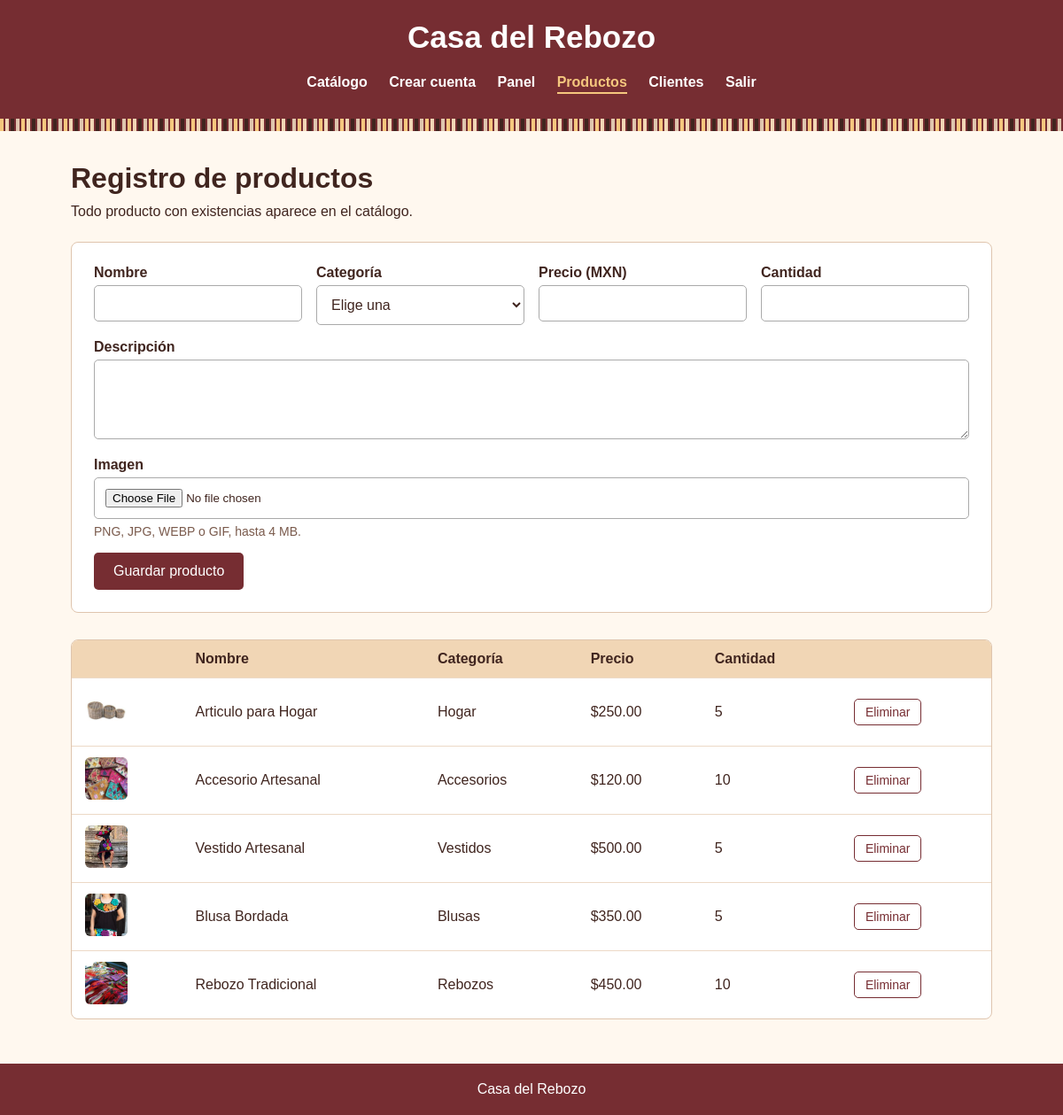
/productos (signed in), run on the app's committed database.
### tables this page shows
CREATE TABLE productos(
            id INTEGER PRIMARY KEY AUTOINCREMENT,
            nombre TEXT NOT NULL,
            descripcion TEXT DEFAULT '',
            precio REAL NOT NULL,
            cantidad INTEGER NOT NULL,
            categoria TEXT NOT NULL,
            imagen TEXT DEFAULT ''
        );

### app.py (the view, shortened to what this page needs)
@app.route("/productos", methods=["GET", "POST"])
@admin_requerido
def productos():
    lista = db().execute("SELECT * FROM productos ORDER BY id DESC").fetchall()
    return render_template("productos.html", lista=lista,
                           categorias=CATEGORIAS)

### app.py (called while the page is built)
def db():
    if "db" not in g:
        g.db = sqlite3.connect(DB)
        g.db.row_factory = sqlite3.Row
    return g.db

@app.teardown_appcontext
def cerrar_db(_):
    conexion = g.pop("db", None)
    if conexion:
        conexion.close()

def admin_requerido(vista):
    @wraps(vista)
    def envoltura(*a, **k):
        if not session.get("admin"):
            flash("Inicia sesión para entrar al panel.", "error")
            return redirect(url_for("login"))
        return vista(*a, **k)
    return envoltura

@app.template_filter("pesos")
def pesos(valor):
    return f"${valor:,.2f}"

### templates/productos.html (shortened to what this page needs)
<!DOCTYPE html>
<html lang="es">
<head>
  <link rel="stylesheet" href="{{ url_for('static', filename='estilos.css') }}">
</head>
<body>
  <header class="encabezado">
    <div class="barra">
      <a class="marca" href="{{ url_for('catalogo') }}">Casa del Rebozo</a>
      <nav class="menu">
        <a href="{{ url_for('catalogo') }}">Catálogo</a>
        <a href="{{ url_for('registro') }}">Crear cuenta</a>
        {% if session.admin %}
        <a href="{{ url_for('panel') }}">Panel</a>
        <a href="{{ url_for('productos') }}" class="activo">Productos</a>
        <a href="{{ url_for('clientes') }}">Clientes</a>
        <a href="{{ url_for('salir') }}">Salir</a>
        {% else %}
        <a href="{{ url_for('login') }}">Administrador</a>
        {% endif %}
      </nav>
    </div>
    <div class="flecos"></div>
  </header>
  <main>
    <h1>Registro de productos</h1>
    <p class="intro">Todo producto con existencias aparece en el catálogo.</p>
    <form class="formulario ancho" method="post" enctype="multipart/form-data">
      <div class="campos">
        <div class="campos dos">
          <div>
            <label for="nombre">Nombre</label>
            <input id="nombre" name="nombre" type="text" required>
          </div>
          <div>
            <label for="categoria">Categoría</label>
            <select id="categoria" name="categoria" required>
              <option value="" disabled selected>Elige una</option>
            </select>
          </div>
          <div>
            <label for="precio">Precio (MXN)</label>
            <input id="precio" name="precio" type="number" step="0.01" min="0.01" required>
          </div>
          <div>
            <label for="cantidad">Cantidad</label>
            <input id="cantidad" name="cantidad" type="number" step="1" min="0" required>
          </div>
        </div>
        <div>
          <label for="descripcion">Descripción</label>
          <textarea id="descripcion" name="descripcion"></textarea>
        </div>
        <div>
          <label for="imagen">Imagen</label>
          <input id="imagen" name="imagen" type="file" accept="image/*">
          <p class="ayuda">PNG, JPG, WEBP o GIF, hasta 4 MB.</p>
        </div>
        <div><button class="boton" type="submit">Guardar producto</button></div>
      </div>
    </form>
    {% if lista %}
    <div class="tabla-caja">
      <table>
        <thead><tr><th></th><th>Nombre</th><th>Categoría</th><th>Precio</th><th>Cantidad</th><th></th></tr></thead>
        <tbody>
          {% for p in lista %}
          <tr>
            <td>{% if p.imagen %}<img src="{{ url_for('static', filename='uploads/' ~ p.imagen) }}" alt="">{% endif %}</td>
            <td>{{ p.nombre }}</td>
            <td>{{ p.categoria }}</td>
            <td>{{ p.precio|pesos }}</td>
            <td>{{ p.cantidad }}</td>
            <td>
              <form method="post" action="{{ url_for('eliminar_producto', pid=p.id) }}" onsubmit="return confirm('¿Eliminar este producto?');">
                <button class="boton peligro" type="submit">Eliminar</button>
              </form>
            </td>
          </tr>
          {% endfor %}
        </tbody>
      </table>
    </div>
    {% else %}
    <p class="vacio" style="margin-top:2rem">Aún no hay productos. Registra el primero con el formulario.</p>
    {% endif %}
  </main>
  <footer class="pie">Casa del Rebozo</footer>
</body>
</html>

### static/estilos.css (style rules this page uses)
* { margin: 0; padding: 0; box-sizing: border-box; }
body { font-family: Arial, sans-serif; background-color: #fff8ef; color: #40251f; }
header { background-color: #762d32; color: white; text-align: center; padding: 25px; }
nav { margin-top: 20px; }
nav a { color: white; text-decoration: none; margin: 10px; font-weight: bold; }
.boton { display: inline-block; background-color: #762d32; color: white; padding: 12px 22px; border-radius: 5px; text-decoration: none; }
form { max-width: 300px; margin: auto; }
input { width: 100%; padding: 12px; margin-bottom: 12px; border: 1px solid #aaa; border-radius: 5px; }
button { background-color: #762d32; color: white; border: none; padding: 12px; border-radius: 5px; cursor: pointer; }
footer { background-color: #762d32; color: white; text-align: center; padding: 20px; }
h1 { font-size: 32px; margin-bottom: 10px; }
a { color: #762d32; }
header.encabezado { padding: 0; }
.barra { padding: 22px 20px 18px; }
.marca { color: white; text-decoration: none; font-size: 35px; font-weight: bold; display: block; margin-bottom: 4px; }
.menu { margin-top: 12px; }
.menu a { display: inline-block; padding-bottom: 2px; }
.menu a.activo { color: #f5c77e; border-bottom: 2px solid #f5c77e; }
.flecos { height: 14px; background: repeating-linear-gradient(90deg, #f5c77e 0 6px, #f1d6b5 6px 12px, #40251f 12px 18px, #dfc5ae 18px 24px); -webkit-mask: repeating-linear-gradient(90deg, #000 0 4px, transparent 4px 6px); mask: repeating-linear-gradient(90deg, #000 0 4px, transparent 4px 6px); }
main { max-width: 1080px; margin: 0 auto; padding: 35px 20px 50px; }
.intro { max-width: 60ch; margin-bottom: 25px; }
.pie { padding: 20px; }
.formulario { background: white; border: 1px solid #dfc5ae; border-radius: 8px; padding: 25px; max-width: 520px; margin: 0; }
.formulario.ancho { max-width: none; }
.campos { display: grid; gap: 4px; }
.campos.dos { grid-template-columns: repeat(auto-fit, minmax(200px, 1fr)); column-gap: 16px; }
label { display: block; font-weight: bold; margin-bottom: 5px; }
select, textarea { width: 100%; padding: 12px; margin-bottom: 12px; border: 1px solid #aaa; border-radius: 5px; font: inherit; background: white; color: #40251f; }
textarea { min-height: 90px; resize: vertical; }
.ayuda { font-size: 14px; margin: -6px 0 12px; color: #7a5a4c; }
button.boton, .boton { border: none; font: inherit; cursor: pointer; }
.boton.peligro { background: transparent; color: #762d32; border: 1px solid #762d32; padding: 6px 12px; font-size: 14px; }
td form { max-width: none; margin: 0; }
.tabla-caja { overflow-x: auto; margin-top: 30px; border: 1px solid #dfc5ae; border-radius: 8px; background: white; }
table { width: 100%; border-collapse: collapse; min-width: 560px; }
th, td { text-align: left; padding: 12px 15px; border-bottom: 1px solid #ecd9c6; vertical-align: middle; }
th { background: #f1d6b5; }
tr:last-child td { border-bottom: 0; }
td img { width: 48px; height: 48px; object-fit: cover; border-radius: 6px; }

### data on the page
productos: imagen (picture), nombre "Articulo para Hogar", categoria "Hogar", precio|pesos "$250.00", cantidad "5"
productos: imagen (picture), nombre "Accesorio Artesanal", categoria "Accesorios", precio|pesos "$120.00", cantidad "10"
productos: imagen (picture), nombre "Vestido Artesanal", categoria "Vestidos", precio|pesos "$500.00", cantidad "5"
productos: imagen (picture), nombre "Blusa Bordada", categoria "Blusas", precio|pesos "$350.00", cantidad "5"
productos: imagen (picture), nombre "Rebozo Tradicional", categoria "Rebozos", precio|pesos "$450.00", cantidad "10"
